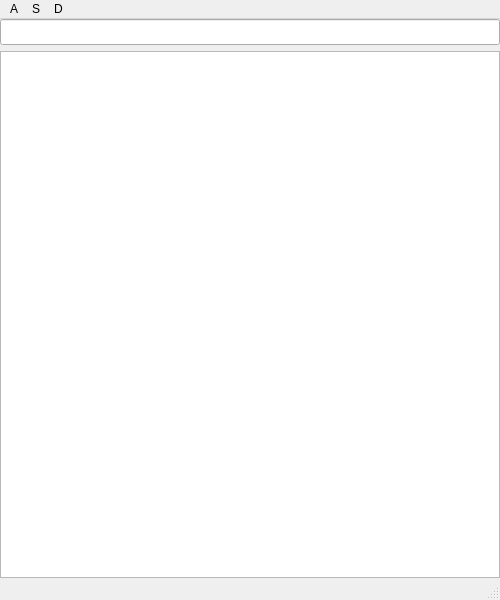
<?xml version="1.0" encoding="UTF-8"?>
<ui version="4.0">
 <class>XNote</class>
 <widget class="QMainWindow" name="XNote">
  <property name="enabled">
   <bool>true</bool>
  </property>
  <property name="geometry">
   <rect>
    <x>0</x>
    <y>0</y>
    <width>500</width>
    <height>600</height>
   </rect>
  </property>
  <property name="windowTitle">
   <string>XNote</string>
  </property>
  <property name="tabShape">
   <enum>QTabWidget::Rounded</enum>
  </property>
  <widget class="QWidget" name="centralwidget">
   <layout class="QGridLayout" name="gridLayout_2">
    <property name="leftMargin">
     <number>0</number>
    </property>
    <property name="topMargin">
     <number>0</number>
    </property>
    <property name="rightMargin">
     <number>0</number>
    </property>
    <property name="bottomMargin">
     <number>0</number>
    </property>
    <item row="0" column="0">
     <layout class="QGridLayout" name="gridLayout">
      <property name="leftMargin">
       <number>0</number>
      </property>
      <item row="0" column="0">
       <widget class="QLineEdit" name="lineEdit">
        <property name="font">
         <font>
          <family>굴림</family>
          <pointsize>10</pointsize>
         </font>
        </property>
        <property name="styleSheet">
         <string notr="true"/>
        </property>
        <property name="frame">
         <bool>true</bool>
        </property>
       </widget>
      </item>
      <item row="1" column="0">
       <widget class="QTextEdit" name="textEdit">
        <property name="font">
         <font>
          <family>굴림</family>
          <pointsize>11</pointsize>
         </font>
        </property>
        <property name="styleSheet">
         <string notr="true"/>
        </property>
        <property name="frameShape">
         <enum>QFrame::StyledPanel</enum>
        </property>
       </widget>
      </item>
     </layout>
    </item>
   </layout>
  </widget>
  <widget class="QMenuBar" name="menubar">
   <property name="geometry">
    <rect>
     <x>0</x>
     <y>0</y>
     <width>500</width>
     <height>26</height>
    </rect>
   </property>
   <widget class="QMenu" name="menuA">
    <property name="title">
     <string>A</string>
    </property>
    <addaction name="actionZ"/>
    <addaction name="actionX"/>
    <addaction name="actionC"/>
   </widget>
   <widget class="QMenu" name="menuS">
    <property name="title">
     <string>S</string>
    </property>
    <addaction name="actionZ_2"/>
    <addaction name="actionX_2"/>
    <addaction name="actionC_2"/>
   </widget>
   <widget class="QMenu" name="menuD">
    <property name="title">
     <string>D</string>
    </property>
    <addaction name="actionZ_3"/>
    <addaction name="actionX_3"/>
    <addaction name="actionC_3"/>
   </widget>
   <addaction name="menuA"/>
   <addaction name="menuS"/>
   <addaction name="menuD"/>
  </widget>
  <widget class="QStatusBar" name="statusbar"/>
  <action name="actionZ">
   <property name="checkable">
    <bool>false</bool>
   </property>
   <property name="text">
    <string>Z</string>
   </property>
  </action>
  <action name="actionX">
   <property name="text">
    <string>X</string>
   </property>
  </action>
  <action name="actionC">
   <property name="text">
    <string>C</string>
   </property>
  </action>
  <action name="actionZ_2">
   <property name="text">
    <string>Z</string>
   </property>
  </action>
  <action name="actionX_2">
   <property name="text">
    <string>X</string>
   </property>
  </action>
  <action name="actionC_2">
   <property name="text">
    <string>C</string>
   </property>
  </action>
  <action name="actionZ_3">
   <property name="text">
    <string>Z</string>
   </property>
  </action>
  <action name="actionX_3">
   <property name="text">
    <string>X</string>
   </property>
  </action>
  <action name="actionC_3">
   <property name="text">
    <string>C</string>
   </property>
  </action>
 </widget>
 <resources/>
 <connections/>
</ui>
